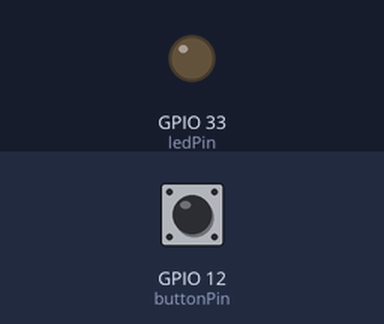
Bench run of a sketch on a simulated ESP32. Parts: output pins drawn as LEDs (lit = HIGH). Inputs (shaded band) come from the test bench; at power-on: GPIO 12 (buttonPin) LOW. What the sketch prints to the serial monitor is not drawn.

Above: at 1.2 s.
1.3 s: GPIO 12 (buttonPin) pulled HIGH for 0.15 s
At 1.37 s:
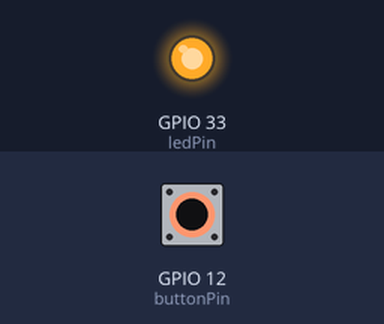
2.9 s: GPIO 12 (buttonPin) pulled HIGH for 3.2 s
At 6.6 s:
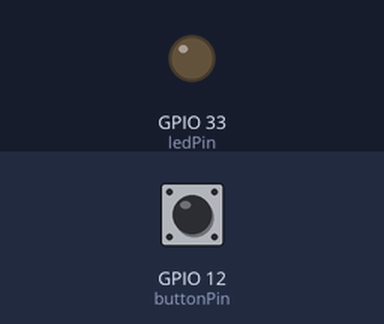
Timing chart, 0 to 8.1 s (numbered marks = the images above; inputs shaded):
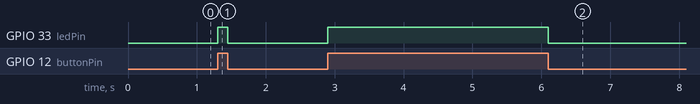

Measured:
- after the input at 1.3 s, GPIO 33 (ledPin): LOW → HIGH at once, → LOW 0.15 s later
- after the input at 2.9 s, GPIO 33 (ledPin): LOW → HIGH at once, → LOW 3.2 s later

The sketch:

sketch_nov21a.ino
```cpp
const int buttonPin = 12; // номер контака кнопки
const int ledPin = 33; //pin вспышки

int buttonState = 0;

void setup() {
  // put your setup code here, to run once:
  pinMode(buttonPin, INPUT); // кнопка входное устройство
  pinMode(ledPin, OUTPUT); //светодиод выходное устройство
  Serial.begin(115200);
}

void loop() {

  buttonState = digitalRead(buttonPin); //считываем состояние кнопки, и записываем в переменную buttonState;

  //проверяем значение кнопки на HIGH
  Serial.println(buttonState);
  if (buttonState == HIGH){
    //ключаем светодиод
    digitalWrite(ledPin, HIGH);
  }
  else{
    digitalWrite(ledPin, LOW);
  }

}
```
